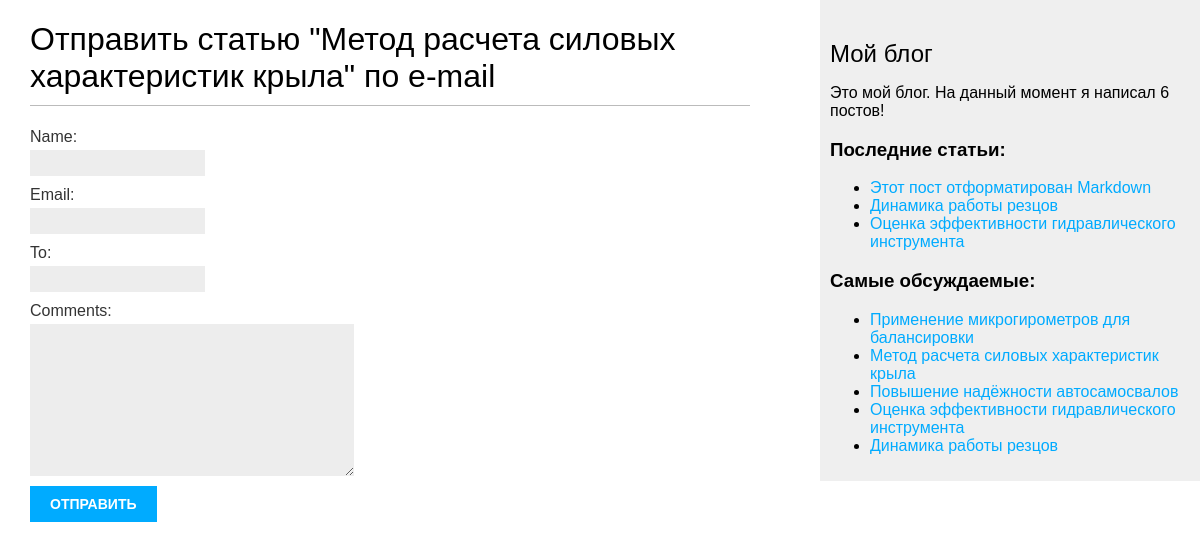
The page /blog/7/share/ on the database its author committed.
### blog/models.py (models this page shows, shortened)
class Post(models.Model):
    STATUS_CHOICES = (
        ('draft', 'Отложено'),
        ('published', 'Опубликовано'),
    )
    title = models.CharField(max_length=250)  # Поле заголовка статьи. Тип VARCHAR в базе данных
    slug = models.SlugField(max_length=250, unique_for_date='publish')  # Поле для формирования URL'ов
    author = models.ForeignKey(User, on_delete=models.CASCADE,
                               related_name='blog_posts')  # Внешний ключ, определяющий отношение "один ко многим"
    body = models.TextField()  # Основное содержание статьи, которое будет сохранено в столбце TEXT в SQL базе данных
    publish = models.DateTimeField(
        default=timezone.now)  # Поле даты, сохраняющее дату публикации статьи. Функция 'now' - по умолчанию, и возвращает текущие дату и время
    created = models.DateTimeField(
        auto_now_add=True)  # Это поле даты указывает, когда статья была создана. Параметр 'auto_now_add' - автосохранение при создании объекта
    update = models.DateTimeField(
        auto_now=True)  # Дата и время, указывающие на период, когда статья была отредактирована. Параметр 'auto_now' - указание даты на момент сохранения.
    status = models.CharField(max_length=10, choices=STATUS_CHOICES,
                              default='draft')  # Поле отображения статуса статьи. Параметр CHOICES ограничивает возможные значения из указанного списка.
    objects = models.Manager()  # Менеджер по умолчанию
    published = PublishedManager()  # Новый менеджер
    tags = TaggableManager()
    class Meta:
        ordering = (
            '-publish',)  # Указали Django, порядок сортировки статей по умолчанию — по убыванию (префикс "-") даты публикации поля 'publish'.
    def get_absolute_url(self):
        return reverse('blog:post_detail',
                       args=[self.publish.year,
                             self.publish.month,
                             self.publish.day,
                             self.slug])

### blog/views.py (the view)
# urls.py: path('<int:post_id>/share/', views.post_share, name='post_share'),
def post_share(request, post_id):
    post = get_object_or_404(Post, id=post_id, status='published')  # Получение статьи по идентификатору
    sent = False
    if request.method == 'POST':
        form = EmailPostForm(request.POST)  # Форма была отправлена на сохранение
        if form.is_valid():  # Все поля формы прошли валидацию
            cd = form.cleaned_data
            post_url = request.build_absolute_uri(post.get_absolute_url())
            subject = '{} ({}) рекомендует вам прочитать "{}"'.format(cd['name'], cd['email'], post.title)
            message = 'Read "{}" at {}\n\n{}\'s comments: {}'.format(post.title, post_url, cd['name'], cd['comments'])
            send_mail(subject, message, 'admin@myblog.com', [cd['to']])
            sent = True
    else:  # Отправка электронной почты
        form = EmailPostForm()
    return render(request, 'post/share.html', {'post': post, 'form': form, 'sent': sent})

### blog/forms.py
class EmailPostForm(forms.Form):
    name = forms.CharField(max_length=25)
    email = forms.EmailField()
    to = forms.EmailField()
    comments = forms.CharField(required=False, widget=forms.Textarea)

### blog/models.py (called while the page is built)
    def get_queryset(self):
        return super().get_queryset().filter(status='published')

### blog/templatetags/blog_tags.py (called while the page is built)
@register.simple_tag
def total_posts():
    return Post.published.count()

@register.inclusion_tag('post/latest_posts.html')
def show_latest_posts(count=5):
    latest_posts = Post.published.order_by('-publish')[:count]
    return {'latest_posts': latest_posts}

@register.simple_tag
def get_most_commented_posts(count=5):
    return Post.published.annotate(total_comments=Count('comments')).order_by('-total_comments')[:count]

### blog/templates/post/share.html (shortened to what this page needs)
{% extends "blog/base.html" %}
{% block content %}
    {% if sent %}
        <h1>E-mail успешно отправлен!</h1>
        <p>"{{ post.title }}" был успешно отправлен {{ form.cleaned_data.to }}</p>
        {% else %}
            <h1>Отправить статью "{{ post.title }}" по e-mail</h1>
            <form action="." method="post">
                {{ form.as_p }}
                <input type="submit" value="Отправить">
            </form>
    {% endif %}
{% endblock %}

### blog/templates/blog/base.html (shortened to what this page needs)
{% load blog_tags %}
{% load static %}
<!DOCTYPE html>
<html lang="en">
<head>
    <link href="{% static "/css/blog.css" %}" rel="stylesheet">
</head>
<body>
    <div id="content">
        {% block content %}
        {% endblock %}
    </div>
    <div id="sidebar">
        <h2>Мой блог</h2>
        <p>Это мой блог. На данный момент я написал {% total_posts %} постов!</p>
        <h3>Последние статьи:</h3>
        {% show_latest_posts 3 %}
        <h3>Самые обсуждаемые:</h3>
        {% get_most_commented_posts as most_commented_posts %}
        <ul>
            {% for post in most_commented_posts %}
                <li><a href="{{ post.get_absolute_url }}">{{ post.title }}</a></li>
            {% endfor %}
        </ul>
    </div>
</body>
</html>

### blog/templates/post/latest_posts.html
<ul>
  {% for post in latest_posts %}
    <li><a href="{{ post.get_absolute_url }}">{{ post.title }}</a></li>
  {% endfor %}
</ul>

### blog/static/css/blog.css (style rules this page uses)
body { margin:0; padding:0; font-family:arial, calibri, helvetica, sans-serif; }
a { color:#00abff; text-decoration:none; }
h1 { font-weight:normal; border-bottom:1px solid #bbb; padding:0 0 10px 0; }
h2 { font-weight:normal; margin:30px 0 0; }
#content { float:left; width:60%; padding:0 0 0 30px; }
#sidebar { float:right; width:30%; padding:10px; background:#efefef; height:100%; }
label { float:left; clear:both; color:#333; margin-bottom:4px; }
input, textarea { clear:both; float:left; margin:0 0 10px; background:#ededed; border:0; padding:6px 10px; font-size:12px; }
input[type=submit] { font-weight:bold; background:#00abff; color:#fff; padding:10px 20px; font-size:14px; text-transform:uppercase; }

### rows shown on the page
Post: title "Метод расчета силовых характеристик крыла"
Post: title "Этот пост отформатирован Markdown"
Post: title "Динамика работы резцов"
Post: title "Оценка эффективности гидравлического инструмента"
Post: title "Применение микрогирометров для балансировки"
Post: title "Повышение надёжности автосамосвалов"
